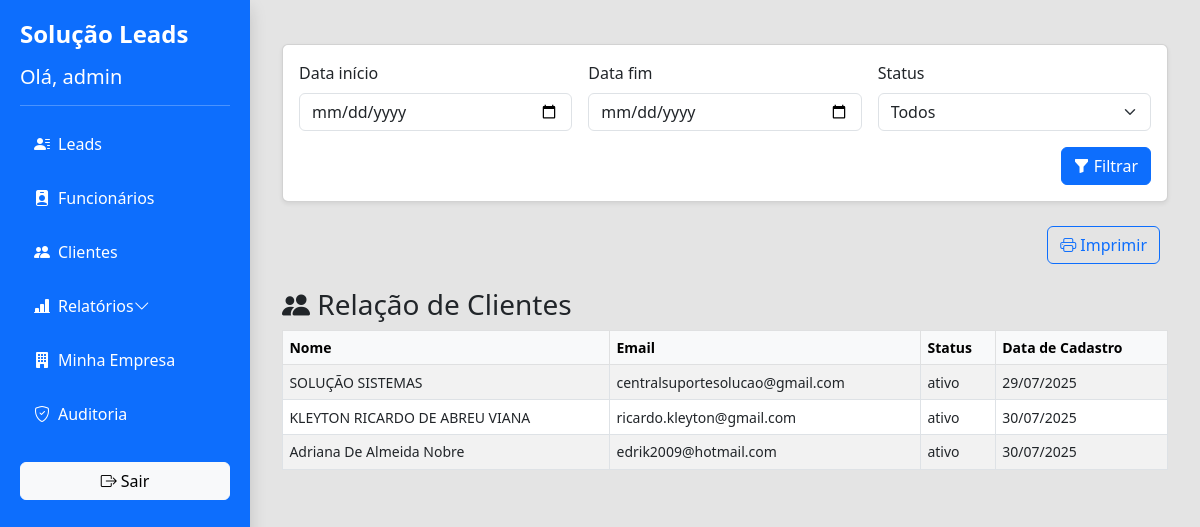
Page /relatorio_clientes (signed in) on the earlier database version.
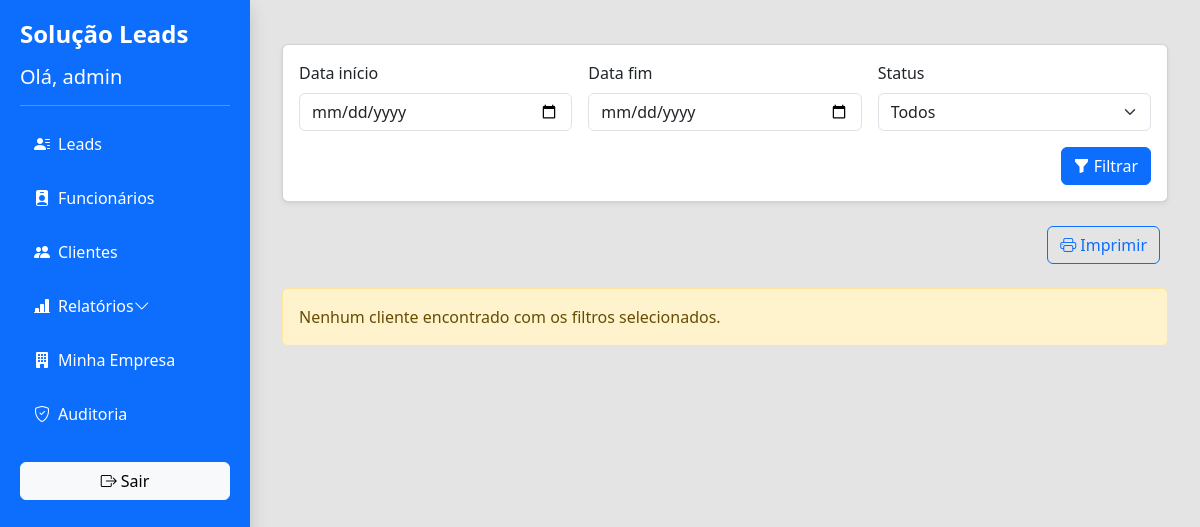
Same page on the later database version.
### models.py (models this page shows, shortened)
class Usuario(db.Model, UserMixin):
    __tablename__ = 'usuario'  # 👈 se quiser explicitar
    codigo = db.Column(db.Integer, nullable=False)
    id = db.Column(db.Integer, primary_key=True)
    nome = db.Column(db.String(100), unique=True, nullable=False)
    nome_usuario = db.Column(db.String(50), unique=True)
    ativo = db.Column(db.Boolean, default=True)
    email = db.Column(db.String(120), nullable=True)
    senha_hash = db.Column(db.String(128), nullable=False)
    tipo = db.Column(db.String(20), nullable=False, default='vendedor')
    empresa_id = db.Column(db.Integer, db.ForeignKey('empresas.id'), nullable=True)
    empresa = db.relationship('Empresa', back_populates='usuarios')  # 🧠 nome explícito
    __table_args__ = (
        db.UniqueConstraint('codigo', 'empresa_id'),
    )

class Cliente(db.Model):
    id = db.Column(db.Integer, primary_key=True)  # Novo campo para identificação interna
    codigo = db.Column(db.Integer, unique=True, nullable=False)  # Código visível, controlado manualmente
    status = db.Column(db.String(10), nullable=False, default="ativo")  # valores: 'ativo', 'inativo'
    nome = db.Column(db.String(120), nullable=False)
    email = db.Column(db.String(120))
    telefone = db.Column(db.String(50))
    empresa = db.Column(db.String(100), nullable=True)
    data_cadastro = db.Column(db.DateTime, server_default=db.func.now())
    data_criacao = db.Column(db.DateTime, default=datetime.utcnow)
    endereco_rua = db.Column(db.String(100))
    endereco_numero = db.Column(db.String(10))
    endereco_complemento = db.Column(db.String(50))
    bairro = db.Column(db.String(50))
    cidade = db.Column(db.String(50))
    estado = db.Column(db.String(2))      # Ex: 'SP', 'RJ'
    rmcep = db.Column(db.String(9))         # Formato: 00000-000
    cpf_cnpj = db.Column(db.String(18), unique=True, nullable=False)

### app.py (the view)
@app.route("/relatorio_clientes")
@login_required
def relatorio_clientes():
    inicio = request.args.get("inicio")
    fim = request.args.get("fim")
    status = request.args.get("status")
    filtros = []
    if status:
        filtros.append(Cliente.status == status)
    if inicio:
        try:
            dt_inicio = datetime.strptime(inicio, "%Y-%m-%d")
            filtros.append(Cliente.data_cadastro >= dt_inicio)
        except ValueError:
            pass
    if fim:
        try:
            dt_fim = datetime.strptime(fim, "%Y-%m-%d")
            filtros.append(Cliente.data_cadastro <= dt_fim)
        except ValueError:
            pass
    clientes = Cliente.query.filter(and_(*filtros)).all()
    return render_template("relatorio_clientes.html", clientes=clientes)

### app.py (called while the page is built)
@login_manager.user_loader
def load_user(user_id):
    return db.session.get(Usuario, int(user_id))

@app.context_processor
def inject_empresa():
    if current_user.is_authenticated:
        return {'empresa': current_user.empresa}
    return {'empresa': None}

### templates/relatorio_clientes.html (shortened to what this page needs)
{% extends "base.html" %}
{% block conteudo %}
<div class="container mt-4">
  <form method="GET" action="{{ url_for('relatorio_clientes') }}" class="card card-body shadow-sm mb-4 filtros">
    <div class="row g-3">
      <div class="col-md-4">
        <label class="form-label">Data início</label>
        <input type="date" name="inicio" class="form-control" value="{{ request.args.get('inicio', '') }}">
      </div>
      <div class="col-md-4">
        <label class="form-label">Data fim</label>
        <input type="date" name="fim" class="form-control" value="{{ request.args.get('fim', '') }}">
      </div>
      <div class="col-md-4">
        <label class="form-label">Status</label>
        <select name="status" class="form-select">
          <option value="">Todos</option>
        </select>
      </div>
    </div>
    <div class="text-end mt-3">
      <button type="submit" class="btn btn-primary">
        <i class="bi bi-funnel-fill"></i> Filtrar
      </button>
    </div>
  </form>
  <div class="d-flex justify-content-end mb-3 print-export">
    <button onclick="window.print()" class="btn btn-outline-primary me-2">
      <i class="bi bi-printer"></i> Imprimir
    </button>
  </div>
</div>
<div class="container-fluid mt-4 print-area">
  {% if clientes %}
  <h3><i class="bi bi-people-fill"></i> Relação de Clientes</h3>
  <table class="table table-bordered table-striped table-hover">
    <thead class="table-light">
      <tr>
        <th>Nome</th>
        <th>Email</th>
        <th>Status</th>
        <th>Data de Cadastro</th>
      </tr>
    </thead>
    <tbody>
      {% for cliente in clientes %}
      <tr>
        <td>{{ cliente.nome }}</td>
        <td>{{ cliente.email }}</td>
        <td>{{ cliente.status }}</td>
        <td>{{ cliente.data_cadastro.strftime('%d/%m/%Y') }}</td>
      </tr>
      {% endfor %}
    </tbody>
  </table>
  {% else %}
  <div class="alert alert-warning mt-4">
    Nenhum cliente encontrado com os filtros selecionados.
  </div>
  {% endif %}
</div>
{% endblock %}

### templates/base.html (shortened to what this page needs)
<!DOCTYPE html>
<html lang="pt-br">
<head>
  <link href="https://cdn.jsdelivr.net/npm/bootstrap@5.3.0/dist/css/bootstrap.min.css" rel="stylesheet">
  <link href="https://cdn.jsdelivr.net/npm/bootstrap-icons/font/bootstrap-icons.css" rel="stylesheet">
  <link rel="stylesheet" href="https://cdn.datatables.net/1.13.6/css/jquery.dataTables.min.css">
  <link rel="stylesheet" href="{{ url_for('static', filename='css/leads.css') }}">
</head>
<body>
  {% if current_user.is_authenticated %}
  <div class="sidebar shadow">
    <h4 class="mb-3">Solução Leads</h4>
    <h5> Olá, {{ current_user.nome_usuario }}</h5>
    <hr class="mb-3">
    <ul class="nav flex-column">
  <li class="nav-item"><a class="nav-link" href="/"><i class="bi bi-person-lines-fill"></i> Leads</a></li>
  <li class="nav-item"><a class="nav-link" href="/listar_funcionarios"><i class="bi bi-person-badge-fill"></i> Funcionários</a></li>
  <li class="nav-item"><a class="nav-link" href="/listar_clientes"><i class="bi bi-people-fill"></i> Clientes</a></li>
<li class="nav-item">
  <a class="nav-link" data-bs-toggle="collapse" href="#submenuRelatorios" role="button" aria-expanded="false" aria-controls="submenuRelatorios">
    <i class="bi bi-bar-chart-line-fill"></i> Relatórios
    <i class="bi bi-chevron-down float-end"></i>
  </a>
</li>
  <li class="nav-item"><a class="nav-link" href="{{ url_for('minha_empresa') }}"><i class="bi bi-building-fill"></i> Minha Empresa</a></li>
  {% if current_user.tipo == 'admin' %}
  <li class="nav-item"><a class="nav-link" href="{{ url_for('painel_logs') }}"><i class="bi bi-shield-check"></i> Auditoria</a></li>
  {% endif %}
  <li class="nav-item mt-3">
    <a class="btn btn-light w-100" href="/logout"><i class="bi bi-box-arrow-right"></i> Sair</a>
  </li>
</ul>
  </div>
  {% endif %}
  <div class="content">
    {% block conteudo %}{% endblock %}
  </div>
</body>
</html>

### static/css/leads.css (style rules this page uses)
body { background-color: rgb(228, 228, 228); }
.sidebar { width: 250px; background-color: #1378dd; color: #fff; padding: 24px; height: 100vh; position: fixed; top: 0; left: 0; box-shadow: 2px 0 10px rgba(0,0,0,0.05); }
.sidebar h4 { color: #fff; font-weight: 600; }
.sidebar .nav-link { color: #fff; padding: 10px 14px; border-radius: 6px; display: flex; align-items: center; margin-bottom: 10px; font-weight: 500; transition: background 0.2s ease; }
.sidebar .nav-link i { margin-right: 8px; }

### templates/base.html (style rules this page uses)
body { display: flex; min-height: 100vh; flex-direction: column; }
.content { margin-left: 270px; padding: 20px; flex: 1; }
.sidebar { position: fixed; left: 0; width: 250px; height: 100vh; z-index: 1030; background-color: #0d6efd; padding: 20px; overflow-y: auto; }
@media (max-width: 1440px) { .sidebar { left: 0; width: 250px; } }
@media (max-width: 1440px) { .content { margin-left: 250px; } }

Differences in the rows shown:
removed Cliente: nome "SOLUÇÃO SISTEMAS", email "centralsuportesolucao@gmail.com", status "ativo", data_cadastro "29/07/2025"
removed Cliente: nome "KLEYTON RICARDO DE ABREU VIANA", email "ricardo.kleyton@gmail.com", status "ativo", data_cadastro "30/07/2025"
removed Cliente: nome "Adriana De Almeida Nobre", email "edrik2009@hotmail.com", status "ativo", data_cadastro "30/07/2025"
Other differences:
text no longer shown: "Relação de Clientes Nome Email Status Data de Cadastro"
text now shown: "Nenhum cliente encontrado com os filtros selecionados."
